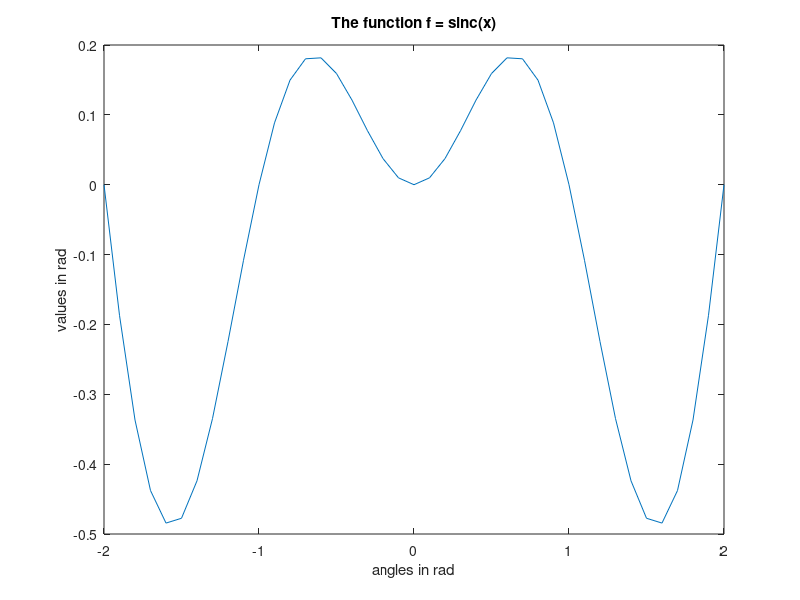

Write MATLAB code to recreate this figure.
t = -2:0.1:2;
f = sin(pi.*t)/pi.*t;
plot (t,f)
title('The function f = sinc(x)')
xlabel('angles in rad')
ylabel('values in rad')
